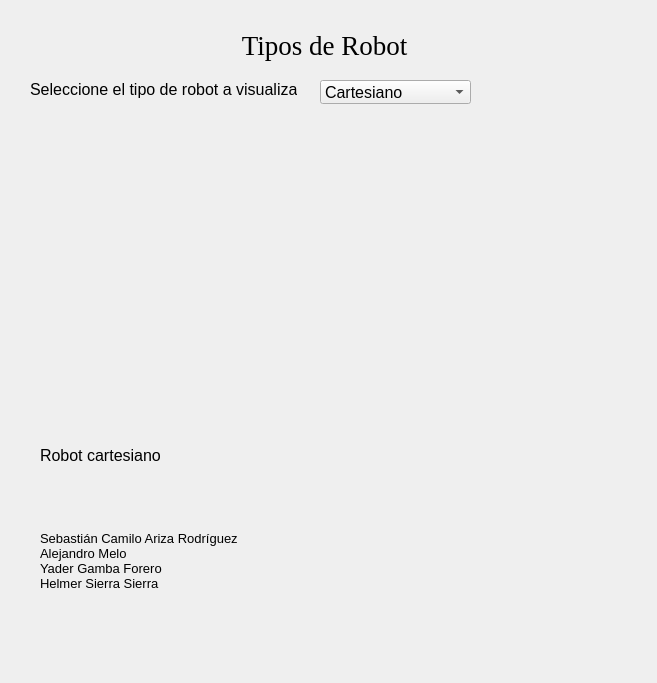
<?xml version="1.0" encoding="UTF-8"?>
<ui version="4.0">
 <class>Dialog</class>
 <widget class="QDialog" name="Dialog">
  <property name="geometry">
   <rect>
    <x>0</x>
    <y>0</y>
    <width>657</width>
    <height>683</height>
   </rect>
  </property>
  <property name="windowTitle">
   <string>Tipos de Robot</string>
  </property>
  <property name="layoutDirection">
   <enum>Qt::LeftToRight</enum>
  </property>
  <property name="sizeGripEnabled">
   <bool>false</bool>
  </property>
  <property name="modal">
   <bool>false</bool>
  </property>
  <widget class="QLabel" name="title_window">
   <property name="geometry">
    <rect>
     <x>34</x>
     <y>30</y>
     <width>581</width>
     <height>31</height>
    </rect>
   </property>
   <property name="font">
    <font>
     <family>Georgia</family>
     <pointsize>20</pointsize>
    </font>
   </property>
   <property name="layoutDirection">
    <enum>Qt::LeftToRight</enum>
   </property>
   <property name="autoFillBackground">
    <bool>false</bool>
   </property>
   <property name="text">
    <string>Tipos de Robot</string>
   </property>
   <property name="alignment">
    <set>Qt::AlignCenter</set>
   </property>
  </widget>
  <widget class="QLabel" name="label">
   <property name="geometry">
    <rect>
     <x>40</x>
     <y>510</y>
     <width>211</width>
     <height>101</height>
    </rect>
   </property>
   <property name="font">
    <font>
     <family>Arial</family>
     <pointsize>10</pointsize>
    </font>
   </property>
   <property name="text">
    <string>Sebastián Camilo Ariza Rodríguez
Alejandro Melo
Yader Gamba Forero
Helmer Sierra Sierra</string>
   </property>
  </widget>
  <widget class="QLabel" name="label_2">
   <property name="geometry">
    <rect>
     <x>320</x>
     <y>510</y>
     <width>310</width>
     <height>121</height>
    </rect>
   </property>
   <property name="text">
    <string/>
   </property>
   <property name="pixmap">
    <pixmap resource="logo.qrc">:/images/logo.png</pixmap>
   </property>
  </widget>
  <widget class="QComboBox" name="comboBox">
   <property name="geometry">
    <rect>
     <x>320</x>
     <y>80</y>
     <width>151</width>
     <height>24</height>
    </rect>
   </property>
   <property name="font">
    <font>
     <family>Arial</family>
     <pointsize>12</pointsize>
    </font>
   </property>
   <item>
    <property name="text">
     <string>Cartesiano</string>
    </property>
   </item>
   <item>
    <property name="text">
     <string>Esferico</string>
    </property>
   </item>
   <item>
    <property name="text">
     <string>Cilindrico</string>
    </property>
   </item>
  </widget>
  <widget class="QLabel" name="label_3">
   <property name="geometry">
    <rect>
     <x>30</x>
     <y>80</y>
     <width>267</width>
     <height>18</height>
    </rect>
   </property>
   <property name="font">
    <font>
     <family>Arial</family>
     <pointsize>12</pointsize>
    </font>
   </property>
   <property name="text">
    <string>Seleccione el tipo de robot a visualizar</string>
   </property>
  </widget>
  <widget class="QLabel" name="label_4">
   <property name="geometry">
    <rect>
     <x>100</x>
     <y>110</y>
     <width>461</width>
     <height>331</height>
    </rect>
   </property>
   <property name="text">
    <string/>
   </property>
   <property name="pixmap">
    <pixmap resource="logo.qrc">:/images/cilindrico.jpg</pixmap>
   </property>
   <property name="alignment">
    <set>Qt::AlignCenter</set>
   </property>
  </widget>
  <widget class="QLabel" name="description">
   <property name="geometry">
    <rect>
     <x>40</x>
     <y>430</y>
     <width>591</width>
     <height>51</height>
    </rect>
   </property>
   <property name="font">
    <font>
     <family>Arial</family>
     <pointsize>12</pointsize>
    </font>
   </property>
   <property name="text">
    <string>Robot cartesiano</string>
   </property>
  </widget>
 </widget>
 <resources>
  <include location="logo.qrc"/>
  <include location="esferico.qrc"/>
  <include location="cartesiano.qrc"/>
  <include location="cilindrico.qrc"/>
 </resources>
 <connections/>
</ui>
